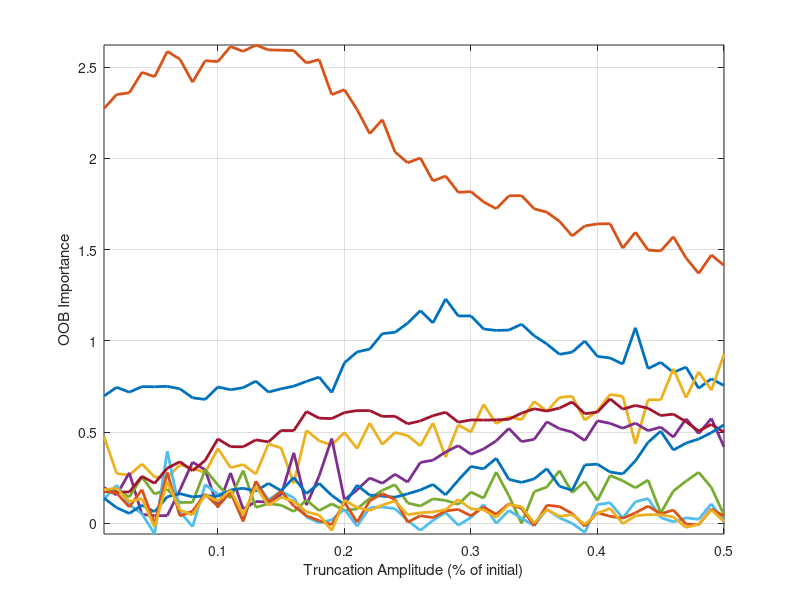

Reproduce this figure in MATLAB. (Note: this script raises an error after producing the figure.)
%% Plot feature importance vs. fraction of decay data used
clear; close all; clc;
cd C:\Users\parke\OneDrive\Documents\GitHub\Fuel-Processing\featureAnalysis\hc\trees\featureImportance\outputs\Curvature\data
load avgImpOOBMat.mat

frac = 0.01:0.01:0.5;
predictorNames = ["Amplitude","Rate","Mean","Stdev","RMS","SF","Kurtosis","Skewness","IF","CF"];


hold on
for i = 1:10
    plot(frac,avgImpOOBMat(i,:),'LineWidth',2)
end

grid on
box on
axis tight
xlabel('Truncation Amplitude (% of initial)')
ylabel('OOB Importance')
ax = gca;
ax.FontSize = 15;
lgd = legend;
lgd.Title.String = 'Predictor';
lgd.String = predictorNames;
lgd.FontSize = 15;
lgd.Location = 'eastoutside';
